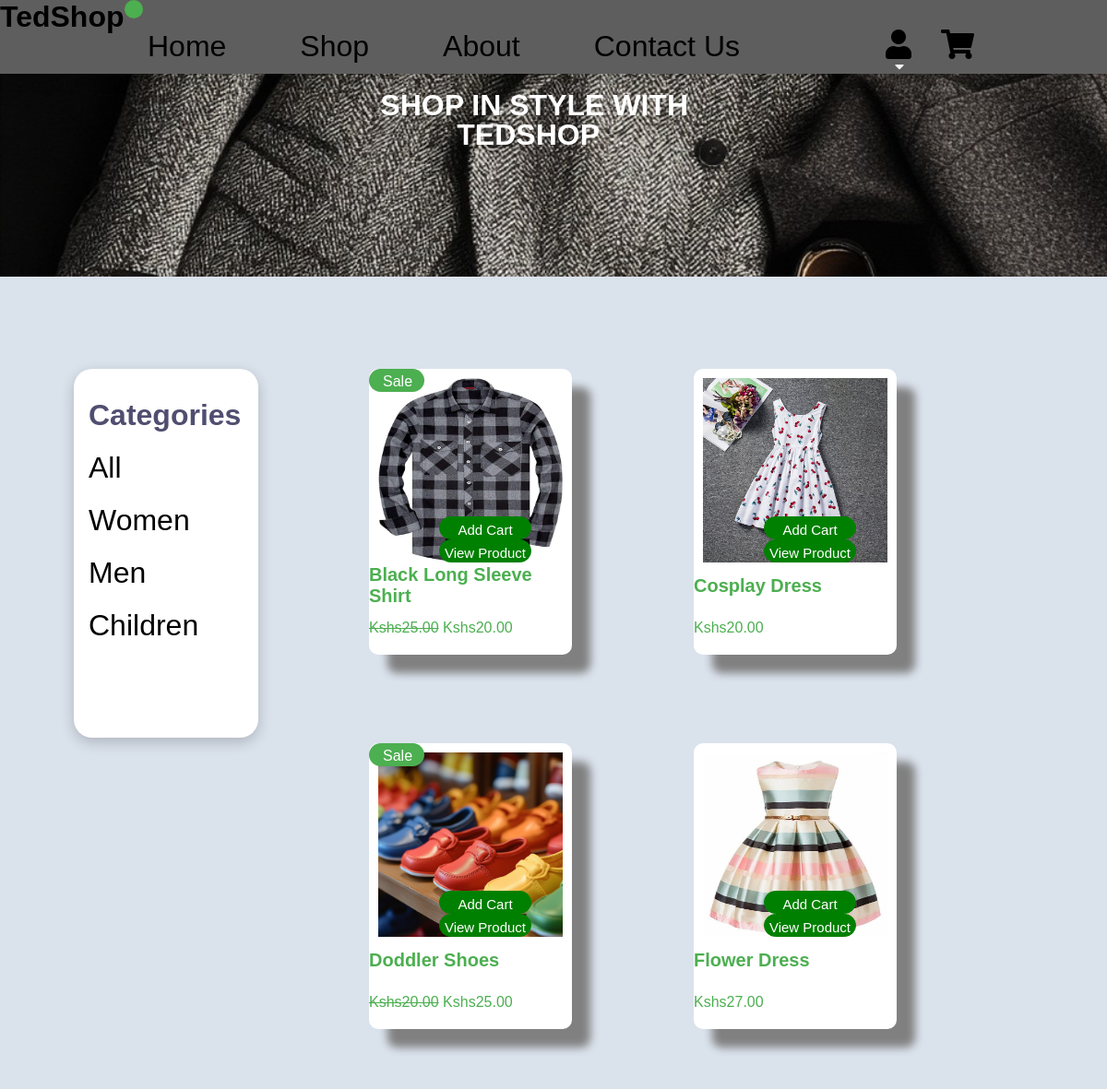
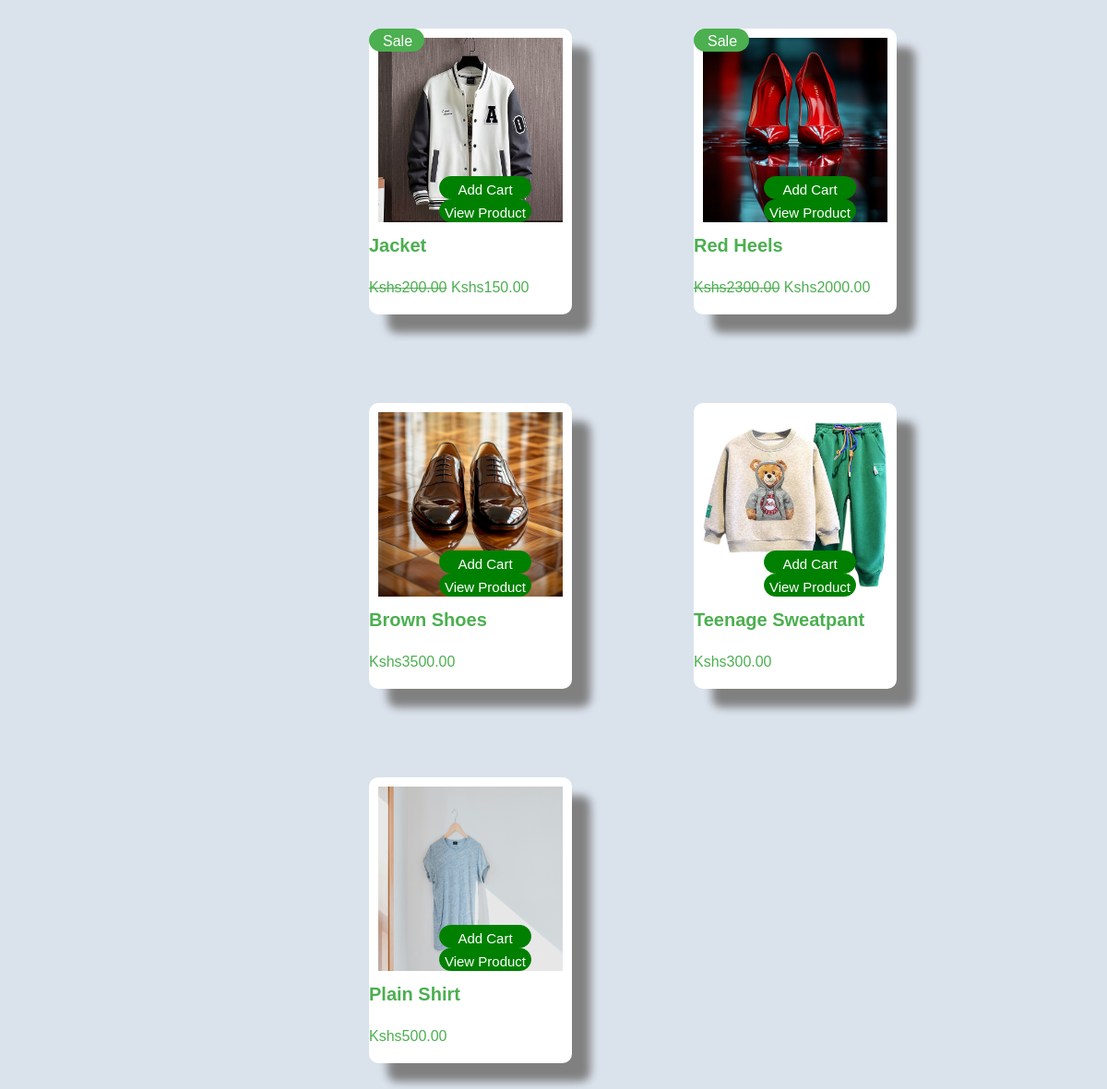
The app's page /shop/ with its own data (2 pictures, top to bottom).
### shopingcentre/models.py (models this page shows, shortened)
class Product(models.Model):
    name = models.CharField(max_length=200)
    price = models.DecimalField(default=0, max_digits=6, decimal_places=2)
    category = models.ForeignKey(Category, on_delete=models.CASCADE)
    image = models.ImageField(upload_to='products/')
    created_at = models.DateTimeField(auto_now_add=True)
    updated_at = models.DateTimeField(auto_now=True)
    is_sale=models.BooleanField(default=False)
    sale_price = models.DecimalField(default=0, max_digits=6, decimal_places=2)

### shopingcentre/views.py (the view)
# urls.py: path("shop/", shop, name="shop"),
def shop(request):
    products = Product.objects.all()
    context = {"products": products}
    return render(request, "shop.html", context)

### cart/context_processors.py (called while the page is built)
def counter(request):
    cart_count=0
    if 'admin' in request.path:
        return {}
    else:
        try:
            cart=Cart.objects.filter(cart_id=_cart_id(request))
            cart_items = CartItem.objects.all().filter(cart=cart[:1])
            for cart_item in cart_items:
                cart_count += cart_item.quantity
        except Cart.DoesNotExist:
            cart_count = 0
    return dict(cart_count=cart_count)

### cart/views.py (called while the page is built)
def _cart_id(request):
    cart=request.session.session_key
    if not cart:
        cart=request.session.create()
    return cart

### shopingcentre/templates/shop.html (shortened to what this page needs)
{% extends "base.html" %}
{% load static %}
{% block content %}
    <div class="shop">
        <div class="about-content">
            <img src="{% static 'images/darksho.jpg' %}" alt="image1">
            <h2>Shop In Style with</h2>
            <h1>TedShop</h1>
        </div>
        <div class="shop-container">
            <div class="shop-type">
                <div class="shop-categories">
                    <h1>Categories</h1>
                    <ul class="category">
                        <li><a href="{% url "shopingcentre:shop" %}">All</a> </li>
                        <li><a href="{% url "shopingcentre:category" 'Women' %}">Women</a> </li>
                        <li><a href="{% url "shopingcentre:category" 'men' %}">Men</a> </li>
                        <li><a href="{% url "shopingcentre:category" 'Children' %}">Children</a> </li>
                    </ul>
                </div>
            </div>
        </div>
        <div class="shop-container-item">
            <div class="shop-item">
                {% for product in products %}
                {% if product.is_sale  %}
                <div class="shop-content">
                    <div class="sale">Sale</div>
                    <img src="{{product.image.url}}" alt="image1">
                    <h1>{{product.name}}</h1>
                    <p class="price"><strike>Kshs{{product.price}}</strike>&nbsp;Kshs{{product.sale_price}}</p>
                </div>
                {% else %}
                <div class="shop-content">
                    <img src="{{product.image.url}}" alt="image1">
                    <h1>{{product.name}}</h1>
                    <p class="price">Kshs{{product.price}}</p>
                </div>
                {% endif %}
                <div class="view">
                    <div class="cartLink">
                        <a href="{% url 'add_cart' product_id=product.id %}" class="addCart" role="button" aria-pressed="true" data-toggle="modal" data-target="#exampleModal"value="{{product.id}}" id="addCart">Add Cart</a>
                    </div>
                    <div class="viewLink">
                        <a href=" {% url 'shopingcentre:product' pk=product.id %}">View Product</a>
                    </div>
                </div>
                {% endfor %}
            </div>
        </div>
    </div>
{% endblock content %}

### shopingcentre/templates/base.html (shortened to what this page needs)
{% load static %}
<DOCTYPE html>
<html lang="en">
<head>
    {% load static %}
    <link rel="stylesheet" href="{% static 'css/style.css' %}">
    <link rel="stylesheet" href="https://cdnjs.cloudflare.com/ajax/libs/font-awesome/5.15.3/css/all.min.css" />
    <link href='https://unpkg.com/boxicons@2.1.4/css/boxicons.min.css' rel='stylesheet'>
</head>
    {% include "nav-header.html" %}
    {% block content %}
    {% endblock content %}
</body>
</html>

### shopingcentre/templates/nav-header.html (shortened to what this page needs)
<div class="nav-header">
    <div class="nav-logo">
        <h1>TedShop <span class="logo"></span></h1>
    </div>
    <nav class="links" id="links">
        <li><a href="{% url 'shopingcentre:home' %}">Home</a></li>
        <li><a href="{% url 'shopingcentre:shop'%}">Shop</a></li>
        <li><a href="{% url 'shopingcentre:about'%}">About</a></li>
        <li><a href="{% url 'shopingcentre:contact'%}">Contact Us</a></li>
    </nav>
    <div class="icons-content">
        <div class="authentication">
            <i class="fas fa-user"></i>
            <i class="fas fa-caret-down arrow"></i>
        </div>
        <div class="cart-icon">
            <a href="{% url 'cart'%}">
                <i class="fas fa-shopping-cart"></i>
            </a>
        </div>
        </div>
    </div>

### records on screen
Product: image (picture), name "Black Long Sleeve Shirt", price "25.00", sale_price "20.00", {{ product.id }} 1 (drawn)
Product: image (picture), name "Cosplay Dress", price "20.00", {{ product.id }} 2 (drawn)
Product: image (picture), name "Doddler Shoes", price "20.00", sale_price "25.00", {{ product.id }} 3 (drawn)
Product: image (picture), name "Flower Dress", price "27.00", {{ product.id }} 4 (drawn)
Product: image (picture), name "Jacket", price "200.00", sale_price "150.00", {{ product.id }} 5 (drawn)
Product: image (picture), name "Red Heels", price "2300.00", sale_price "2000.00", {{ product.id }} 6 (drawn)
Product: image (picture), name "Brown Shoes", price "3500.00", {{ product.id }} 7 (drawn)
Product: image (picture), name "Teenage Sweatpant", price "300.00", {{ product.id }} 8 (drawn)
Product: image (picture), name "Plain Shirt", price "500.00", {{ product.id }} 9 (drawn)
